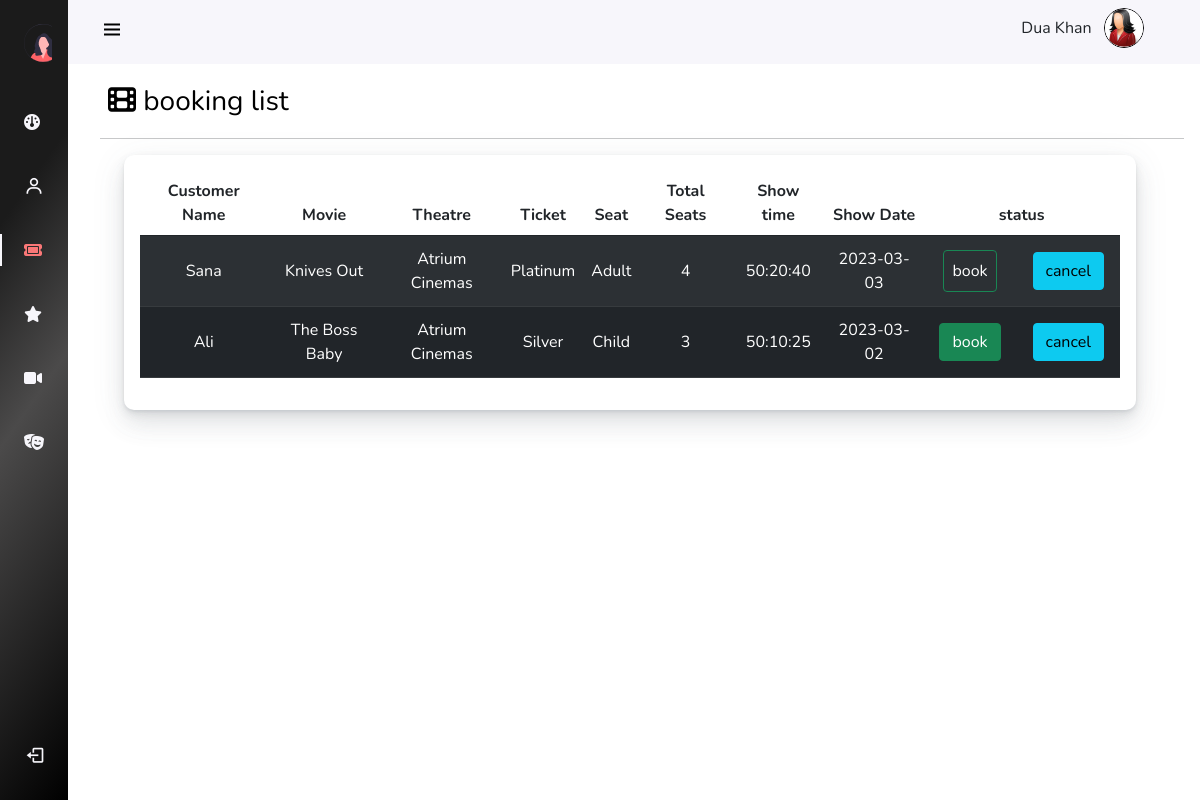
The page /AdminPanel/Pages/booking.php (signed in) on the database its author committed.
### tables this page shows
CREATE TABLE `booking` (
  `booking_id` int(11) NOT NULL,
  `customer-name` varchar(255) NOT NULL,
  `movieTitle` varchar(255) NOT NULL,
  `genre-type` varchar(255) NOT NULL,
  `theater-name` varchar(255) NOT NULL,
  `ticket-type` varchar(255) NOT NULL,
  `seat-type` varchar(50) NOT NULL,
  `Total-seat` varchar(255) NOT NULL,
  `show-time` time NOT NULL,
  `show-date` date NOT NULL,
  `status` varchar(255) NOT NULL
);

### AdminPanel/Pages/booking.php (the view, shortened to what this page needs)
<?php
include("scripts.php");
include("Config.php");
?>
<!DOCTYPE html>
<html lang="en">
<head>
    <link rel="stylesheet" href="../assets/css/instyle.css">
</head>
<body id="body-pd">
    <header class="header" id="header">
        <div class="header_toggle"> <i class='bx bx-menu' id="header-toggle"></i> </div>
        <div class="d-flex" >
                <p class="pt-2"> <?php echo $_SESSION['full_name'];?> </p>&nbsp;&nbsp;&nbsp;
                <div class="header_img ms-auto mx-4"> <img class="img-fluid" src="../assets/images/uploads/<?php echo $_SESSION['picture'] ;?> "
                style="width:40px;height:40px;border:1px solid black;border-radius:50px;"  alt="logo"> </div>
             </div>
    </header>
    <div class="l-navbar" id="nav-bar">
        <nav class="nav">
            <div>
                 <a href="#" class="nav_logo"> <img src="../assets/images/adminlogo.svg" alt="">  <span class="nav_logo-name">Admin &nbsp;Panel </span> </a>
                <div class="nav_list">
                    <a href="../index.php" class="nav_link  "> <i class="fa-solid fa-gauge"></i>
                     </a>
                     <a href="../Pages/Users.php" class="nav_link "> <i class='bx bx-user nav_icon'></i>
                    <span class="nav_name ">Users</span> </a>
                     <a href="../Pages/booking.php" class="nav_link active " > <i class="fa-solid fa-ticket"></i> <span class="nav_name">bookings</span> </a>
                     <a href="../Pages/reviews.php" class="nav_link"> <i class="fa-solid fa-star"></i><span class="nav_name">reviews</span> </a>
                     <a href="../Pages/Movies.php" class="nav_link"> <i class="fa-solid fa-video"></i> <span class="nav_name">movies</span> </a>
                     <a href="../Pages/Theaters.php" class="nav_link"><i class="fa-solid fa-masks-theater"></i> <span class="nav_name">theatre</span> </a>
                    </div>
            </div>
                     <a href="#" class="nav_link">
                <form action="logout.php" method="POST">
                <button class="btn btn-transparent m-0 p-0" type="submit" name="Signout">
                    <i class='bx bx-log-out nav_icon'></i> <span class="nav_name">SignOut</span>
                 </a>
        </nav>
    </div>
    <div class=" d-flex">
             <div class="user-l  mt-3">
                <a
                 href="#" class="user-head"><i class="fa-sharp fa-solid fa-film"></i> <span class="nav_name">booking list</span> </a>
             </div>
        </div>
<hr>
<div class="page-content page-container"  id="page-content">
            <div class="padding">
              <div class="row container d-flex justify-content-center">
                <div class="col-lg-12 grid-margin stretch-card">
                  <div class="card ">
                    <div class="card-body">
                      <div class="table-responsive">
                        <form action="" method="post" id="user_del_form"  >
                          <table class="table table-striped table-hover align-middle text-center">
                            <thead>
                              <tr>
                                <th>Customer Name</th>
                               <th>Movie</th>
                               <th>Theatre </th>
                               <th>Ticket </th>
                                <th>Seat </th>
                               <th>Total Seats</th>
                               <th>Show time</th>
                               <th >Show Date</th>
                               <th colspan=2 >status</th>
                        </tr>
                      </thead>
                      <tbody class="table table-dark table-striped">
                      <?php
                $data = mysqli_query($conn,"SELECT * from booking");
                while ($users_data = mysqli_fetch_array($data)){
                      ?>
                        <tr>
                          <td><?php echo $users_data["customer-name"] ?></td>
                          <td><?php echo $users_data["movieTitle"] ?></td>
                          <td><?php echo $users_data["theater-name"] ?></td>
                          <td><?php echo $users_data["ticket-type"] ?></td>
                          <td><?php echo $users_data["seat-type"] ?></td>
                          <td><?php echo $users_data["Total-seat"] ?></td>
                          <td><?php echo $users_data["show-time"] ?></td>
                          <td><?php echo $users_data["show-date"] ?></td>
                          <td>
                          <form action="adminAccept.php" method="post">
                            <input class="btn btn-success" type="submit" name="book" value="book">
                           </form>
                          </td>
                          <td>
                           <form action="adminAccept.php" method="post">
                            <input class="btn btn-info" type="submit" name="cancel" value="cancel" >
                           </form>
                          </td>
                         </tr>
                        <?php  } ?>
                      </tbody>
                    </form>
</div>
</div>
</div>
</div>
</div>
</div>
</div>
</body>

### AdminPanel/assets/css/instyle.css (style rules this page uses)
:root { --header-height: 3rem;--nav-width: 68px; --first-color: #E46568; --first-color-light: #AFA5D9; --white-color: #F7F6FB; --body-font: 'Nunito', sans-serif; --gradient:linear-gradient(125deg,#5D48A6,#94378C,#CD2671); --normal-font-size: 1rem;--z-fixed: 100 }
body { position: relative; margin: var(--header-height) 0 0 0; padding: 0 1rem; font-family: var(--body-font); font-size: var(--normal-font-size); transition: .5s }
a { text-decoration: none }
.header { width: 100%; height: var(--header-height); position: fixed;top: 0; left: 0; display: flex; align-items: center; justify-content: space-between; padding: 0 1rem; background-color: var(--white-color); z-index: var(--z-fixed); transition: .5s }
.header_toggle { color: black; font-size: 1.5rem; cursor: pointer }
.header_img { width: 35px; height: 35px; display: flex; justify-content: center; border-radius: 50%; overflow: hidden }
.header_img img { width: 40px; }
.l-navbar { position: fixed; top: 0;left: -30%; width: var(--nav-width); height: 100vh; background:linear-gradient(125deg,rgb(27, 27, 27) 25%,rgb(75, 74, 74) 50%,black) 100%; padding: .5rem 1rem 0 0; transition: .5s; z-index: var(--z-fixed) }
.nav { height: 100%; display: flex;flex-direction: column; justify-content: space-between; overflow: hidden }
.nav_logo, .nav_link { display: grid; grid-template-columns: max-content max-content; align-items: center; column-gap: 1rem;padding: .5rem 0 .5rem 1.5rem }
.nav_logo { margin-bottom: 2rem }
.nav_link { position: relative;color: var(--white-color);margin-bottom: 1.5rem;transition: .3s }
.nav_icon { font-size: 1.25rem }
.active { color: rgb(250, 119, 119) }
.active::before { content: '';position: absolute;left: 0;width: 2px;height: 32px;background-color: var(--white-color) }
@media screen and (min-width: 768px) { body { margin: calc(var(--header-height) + 1rem) 0 0 0;padding-left: calc(var(--nav-width) + 2rem) } }
@media screen and (min-width: 768px) { .header { height: calc(var(--header-height) + 1rem);padding: 0 2rem 0 calc(var(--nav-width) + 2rem) } }
@media screen and (min-width: 768px) { .header_img { width: 40px;height: 40px } }
@media screen and (min-width: 768px) { .header_img img { width: 45px } }
@media screen and (min-width: 768px) { .l-navbar { left: 0;padding: 1rem 1rem 0 0 } }
.card { background-color: #fff; border-radius: 10px; border: none; position: relative; margin-bottom: 30px; box-shadow: 0 0.46875rem 2.1875rem rgba(90,97,105,0.1), 0 0.9375rem 1.40625rem rgba(90,97,105,0.1), 0 0.25rem 0.53125rem rgba(90,97,105,0.12), 0 0.125rem 0.1875rem rgba(90,97,105,0.1); }
.user-l .user-head { text-decoration: none; color: black; font-size: 28px; margin-left: 8px; }

### rows shown on the page
booking: value "Sana", movieTitle "Knives Out", value "Atrium Cinemas", value "Platinum", value "Adult", value "4", value "50:20:40", value "2023-03-03"
booking: value "Ali", movieTitle "The Boss Baby", value "Atrium Cinemas", value "Silver", value "Child", value "3", value "50:10:25", value "2023-03-02"

### other values the page prints
$_SESSION['full_name'] "Dua Khan"
